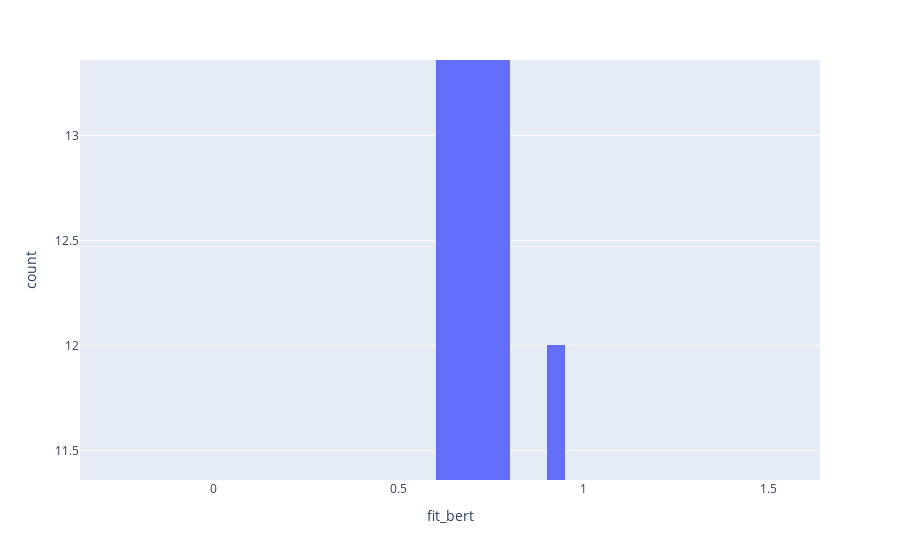

Notebook source saved alongside this figure:
### Code cell
fig = px.histogram(df['fit_bert'], x="fit_bert")
fig

### Figure 1 — Plotly figure (JSON) as saved in the notebook; plotly's stock layout.template omitted (floating-point values rounded to 4 significant figures)
{"data": [{"alignmentgroup": "True", "bingroup": "x", "hovertemplate": "fit_bert=%{x}<br>count=%{y}<extra></extra>", "legendgroup": "", "marker": {"color": "#636efa", "pattern": {"shape": ""}}, "name": "", "offsetgroup": "", "orientation": "v", "showlegend": false, "type": "histogram", "x": [0.6836, 0.6292, 0.9026, 0.7573, 0.4422, 0.9055, 0.7459, 0.7912, 0.7459, 0.7017, 0.5688, 0.6164, 0.6789, 0.6836, 0.6836, 0.6292, 0.9026, 0.7573, 0.6836, 0.6292, 0.9026, 0.7573, 0.4422, 0.9055, 0.7459, 0.7912, 0.807, 0.8235, 0.807, 0.8235, 0.6836, 0.6292, 0.9026, 0.7573, 0.4422, 0.9055, 0.7459, 0.7912, 0.7459, 0.7017, 0.5688, 0.6164, 0.6789, 0.6836, 0.6292, 0.9026, 0.7573, 0.4422, 0.9055, 0.7459, 0.7912, 0.7459, 0.7017, 0.5688, 0.6164, 0.6789, 0.6836, 0.9026, 0.7573, 0.9055, 0.7912, 0.7017, 0.5688, 0.6164, 0.6789, 0.7928, 0.7567, 0.7784, 0.6108, 0.6353, 0.7002, 0.7649, 0.8289, 0.8143, 0.7212, 0.7477, 0.714, 0.6779, 0.764, 0.6451, 0.703, 0.8868, 0.6066, 0.7405, 0.5958, 0.6971, 0.5699, 0.7291, 0.7787, 0.5123, 0.5282, 0.7075, 0.5368, 0.7765, 0.5117, 0.5725, 0.9026, 0.6861, 0.8154, 0.7462, 0.7021, 0.6916, 0.6189, 0.7675], "xaxis": "x", "yaxis": "y"}], "layout": {"autosize": true, "barmode": "relative", "legend": {"tracegroupgap": 0}, "margin": {"t": 60}, "xaxis": {"anchor": "y", "autorange": false, "domain": [0, 1], "range": [0.6391, 0.6391], "title": {"text": "fit_bert"}, "type": "linear"}, "yaxis": {"anchor": "x", "autorange": false, "domain": [0, 1], "range": [12.36, 12.36], "title": {"text": "count"}}}}
